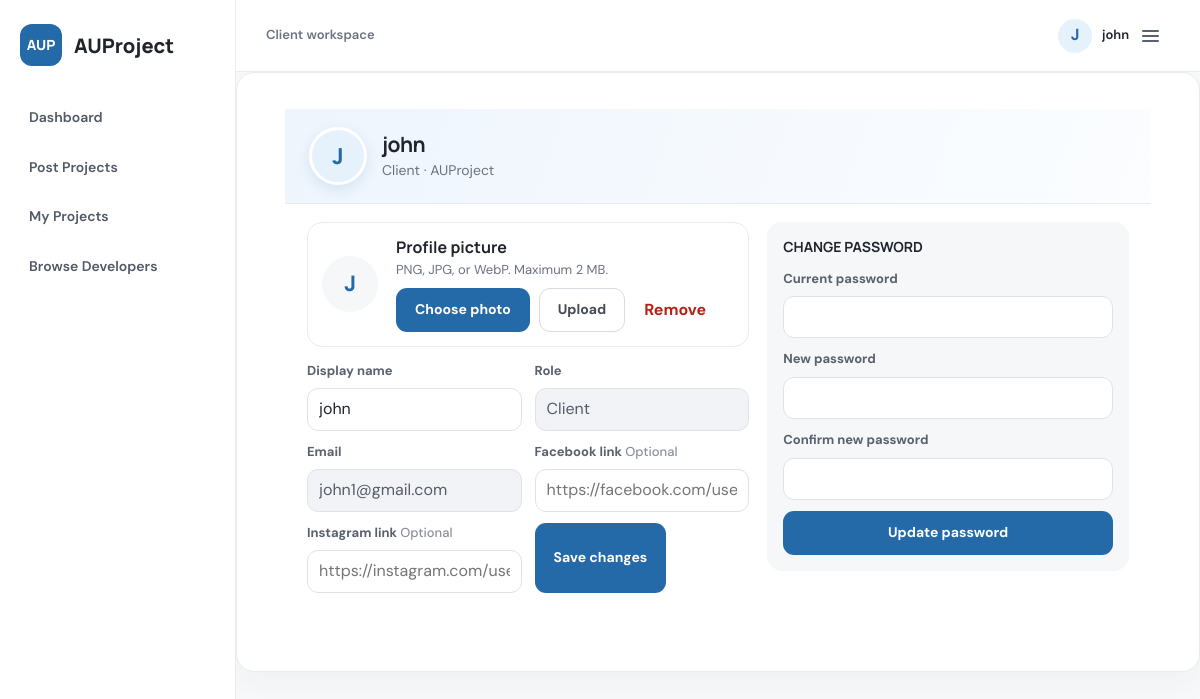
/frontend/Client.php?page=profile (signed in), run on the app's committed database.
### tables this page shows
CREATE TABLE `users` (
  `id` int(10) UNSIGNED NOT NULL,
  `username` varchar(255) NOT NULL,
  `email` varchar(255) NOT NULL,
  `password` varchar(255) NOT NULL,
  `role` enum('Client','Developer') NOT NULL,
  `profile_image` mediumblob DEFAULT NULL,
  `facebook_url` varchar(255) DEFAULT NULL,
  `instagram_url` varchar(255) DEFAULT NULL
);

### frontend/Client.php (the view, shortened to what this page needs)
<?php
require_once '../backend/config.php';
$email = $_SESSION['email'];
$userQuery = $conn->prepare('SELECT username, email, role, profile_image, facebook_url, instagram_url FROM users WHERE email = ? LIMIT 1');
$userQuery->bind_param('s', $email);
$userQuery->execute();
$user = $userQuery->get_result()->fetch_assoc();
$page = $_GET['page'] ?? 'dashboard';
$profileModal = $page === 'profile' && ($_GET['modal'] ?? '') === '1';
$displayName = $user['username'] ?: 'Client';
$profileImage = !empty($user['profile_image']);
$initial = strtoupper(substr($displayName, 0, 1));
$projects = [];
$projectCount = 0;
$pendingBidCount = 0;
?>
<!DOCTYPE html>
<html lang="en">
<head>
    <link rel="stylesheet" href="Dashboard.css">
</head>
<body class="<?php echo $profileModal ? 'has-profile-modal' : ''; ?>">
    <div class="main-content">
        <aside class="sidebar" aria-label="Client navigation">
            <a class="logo-group" href="Client.php" aria-label="AUProject client dashboard">
                <span class="logo-box" aria-hidden="true">AUP</span>
                <span class="logo-name">AUProject</span>
            </a>
            <nav class="nav-links">
                <a href="Client.php" <?php echo $page === 'dashboard' ? 'aria-current="page"' : ''; ?>>Dashboard</a>
                <a href="Client.php?page=post-project" <?php echo $page === 'post-project' ? 'aria-current="page"' : ''; ?>>Post Projects</a>
                <a href="Client.php?page=projects" <?php echo $page === 'projects' ? 'aria-current="page"' : ''; ?>>My Projects</a>
                <a href="Client.php?page=developers" <?php echo $page === 'developers' ? 'aria-current="page"' : ''; ?>>Browse Developers</a>
            </nav>
        </aside>
        <div class="workspace">
            <nav class="navbar" aria-label="Workspace navigation">
                <span class="navbar-label">Client workspace</span>
                <div class="account-menu" data-account-menu>
                    <button class="account-menu-toggle" type="button" aria-label="Open profile and logout menu" aria-expanded="false" aria-controls="developer-account-dropdown" data-menu-toggle>
                        <?php if ($profileImage): ?>
                            <img class="account-avatar" src="../backend/profile-actions.php?action=profile_image" alt="">
                        <?php else: ?>
                            <span class="account-avatar account-avatar-fallback" aria-hidden="true"><?php echo htmlspecialchars($initial, ENT_QUOTES, 'UTF-8'); ?></span>
                        <?php endif; ?>
                        <span class="account-name"><?php echo htmlspecialchars($displayName, ENT_QUOTES, 'UTF-8'); ?></span>
                        <span class="account-menu-icon" aria-hidden="true"><i></i><i></i><i></i></span>
                    </button>
                </div>
            </nav>
            <?php if ($page === 'dashboard'): ?>
                <main class="main-topbar">
                    <p class="eyebrow">CLIENT DASHBOARD</p>
                    <h1>Welcome, <?php echo htmlspecialchars($displayName, ENT_QUOTES, 'UTF-8'); ?>!</h1>
                    <p class="page-description">Track your projects and review developer proposals.</p>
                    <div class="main-boxes">
                        <section class="first-box">
                            <h2>Active Projects</h2>
                            <p><?php echo $projectCount; ?></p>
                        </section>
                        <section class="first-box1">
                            <h2>Pending Bids</h2>
                            <p><?php echo $pendingBidCount; ?></p>
                        </section>
                    </div>
                    <section class="Second-box">
                        <div class="Second-top">
                            <div>
                                <p class="eyebrow">YOUR WORK</p>
                                <h2>My Projects</h2>
                            </div>
                            <a href="Client.php?page=projects" id="ButtonP">View Project &#128065;</a>
                        </div>
                        <div class="Second-box-bottom">
                            <?php if ($projectCount === 0): ?>
                                <div class="empty-state">
                                    <span class="empty-state-icon" aria-hidden="true">+</span>
                                    <h3>No projects yet</h3>
                                    <p>Post your first project to start working with developers.</p>
                                    <a class="button button-primary" href="Client.php?page=post-project">Create your first project</a>
                                </div>
                            <?php else: ?>
                                <div class="project-list">
                                    <?php foreach (array_slice($projects, 0, 4) as $project): ?>
                                        <?php $projectStatus = $project['status'] ?: 'Open'; ?>
                                        <article class="my-project-box dashboard-project-card">
                                            <header class="project-Head">
                                                <div class="project-title">
                                                    <p class="eyebrow">PROJECT DETAILS</p>
                                                    <h3><?php echo htmlspecialchars($project['title'], ENT_QUOTES, 'UTF-8'); ?></h3>
                                                    <p class="project-category"><?php echo htmlspecialchars($project['category'], ENT_QUOTES, 'UTF-8'); ?></p>
                                                </div>
                                                <span class="status-badge status-<?php echo htmlspecialchars(strtolower(str_replace(' ', '-', $projectStatus)), ENT_QUOTES, 'UTF-8'); ?>"><?php echo htmlspecialchars($projectStatus, ENT_QUOTES, 'UTF-8'); ?></span>
                                            </header>
                                            <div class="project-details">
                                                <div class="project-description">
                                                    <h3>Description</h3>
                                                    <p><?php echo nl2br(htmlspecialchars($project['description'], ENT_QUOTES, 'UTF-8')); ?></p>
                                                </div>
                                                <div class="project-meta">
                                                    <div class="meta-item"><span>Budget</span><strong>₱<?php echo number_format((float) $project['budget'], 2); ?></strong></div>
                                                    <div class="meta-item"><span>Deadline</span><strong><?php echo htmlspecialchars(date('F j, Y', strtotime($project['deadline'])), ENT_QUOTES, 'UTF-8'); ?></strong></div>
                                                </div>
                                            </div>
                                        </article>
                                    <?php endforeach; ?>
                                </div>
                            <?php endif; ?>
                        </div>
                    </section>
                </main>
            <?php elseif ($page === 'profile'): ?>
                    <main class="profile-page">
                        <header class="profile-card-heading">
                            <div class="profile-summary">
                                <?php if ($profileImage): ?>
                                    <img class="profile-avatar profile-avatar-large" src="../backend/profile-actions.php?action=profile_image" alt="Profile picture">
                                <?php else: ?>
                                    <span class="profile-avatar profile-avatar-large profile-avatar-fallback" aria-hidden="true"><?php echo htmlspecialchars($initial, ENT_QUOTES, 'UTF-8'); ?></span>
                                <?php endif; ?>
                                <div>
                                    <h1 id="profile-modal-title"><?php echo htmlspecialchars($displayName, ENT_QUOTES, 'UTF-8'); ?></h1>
                                    <p><?php echo htmlspecialchars($user['role'], ENT_QUOTES, 'UTF-8'); ?> · AUProject</p>
                                </div>
                            </div>
                        </header>
                        <div class="profile-card-body">
                            <section class="profile-photo-panel" aria-labelledby="photo-title">
                                <?php if ($profileImage): ?>
                                    <img class="profile-avatar profile-photo-preview" src="../backend/profile-actions.php?action=profile_image" alt="">
                                <?php else: ?>
                                    <span class="profile-avatar profile-photo-preview profile-avatar-fallback" aria-hidden="true"><?php echo htmlspecialchars($initial, ENT_QUOTES, 'UTF-8'); ?></span>
                                <?php endif; ?>
                                <div class="profile-photo-copy">
                                    <h3 id="photo-title">Profile picture</h3>
                                    <p>PNG, JPG, or WebP. Maximum 2 MB.</p>
                                    <div class="profile-photo-actions">
                                        <form action="../backend/profile-actions.php" method="POST" enctype="multipart/form-data">
                                            <label class="button button-primary upload-button" for="profile-image">Choose photo</label>
                                            <button class="button button-secondary upload-submit" type="submit">Upload</button>
                                        </form>
                                        <?php if ($profileImage !== ''): ?>
                                            <form action="../backend/profile-actions.php" method="POST">
                                                <button class="text-button text-button-danger" type="submit">Remove</button>
                                            </form>
                                        <?php endif; ?>
                                    </div>
                                </div>
                            </section>
                            <form class="profile-details-form" action="../backend/profile-actions.php" method="POST">
                                <div class="profile-field">
                                    <label for="display_name">Display name</label>
                                    <input type="text" id="display_name" name="display_name" value="<?php echo htmlspecialchars($displayName, ENT_QUOTES, 'UTF-8'); ?>" maxlength="255" required>
                                </div>
                                <div class="profile-field">
                                    <label for="profile_role">Role</label>
                                    <input type="text" id="profile_role" value="<?php echo htmlspecialchars($user['role'], ENT_QUOTES, 'UTF-8'); ?>" readonly>
                                </div>
                                <div class="profile-field">
                                    <label for="profile_email">Email</label>
                                    <input type="email" id="profile_email" value="<?php echo htmlspecialchars($user['email'], ENT_QUOTES, 'UTF-8'); ?>" readonly>
                                </div>
                                <div class="profile-field">
                                    <label for="facebook_url">Facebook link <span>Optional</span></label>
                                    <input type="url" id="facebook_url" name="facebook_url" placeholder="https://facebook.com/username" value="<?php echo htmlspecialchars($user['facebook_url'] ?? '', ENT_QUOTES, 'UTF-8'); ?>">
                                </div>
                                <div class="profile-field">
                                    <label for="instagram_url">Instagram link <span>Optional</span></label>
                                    <input type="url" id="instagram_url" name="instagram_url" placeholder="https://instagram.com/username" value="<?php echo htmlspecialchars($user['instagram_url'] ?? '', ENT_QUOTES, 'UTF-8'); ?>">
                                </div>
                                <button class="button button-primary" type="submit">Save changes</button>
                            </form>
                            <section class="password-panel" aria-labelledby="password-title">
                                <div class="password-panel-heading">
                                    <h3 id="password-title">Change password</h3>
                                </div>
                                <form class="password-form" action="../backend/profile-actions.php" method="POST">
                                    <div class="profile-field"><label for="current_password">Current password</label><input type="password" id="current_password" name="current_password" autocomplete="current-password" required></div>
                                    <div class="profile-field"><label for="new_password">New password</label><input type="password" id="new_password" name="new_password" autocomplete="new-password" minlength="8" required></div>
                                    <div class="profile-field"><label for="confirm_password">Confirm new password</label><input type="password" id="confirm_password" name="confirm_password" autocomplete="new-password" minlength="8" required></div>
                                    <button class="button button-primary" type="submit" name="update_password">Update password</button>
                                </form>
                            </section>
                        </div>
                    </main>
            <?php endif; ?>
        </div>
    </div>
</body>
</html>

### data on the page
users: username "J", username "john", role "Client", display_name "john", email "john1@gmail.com"
